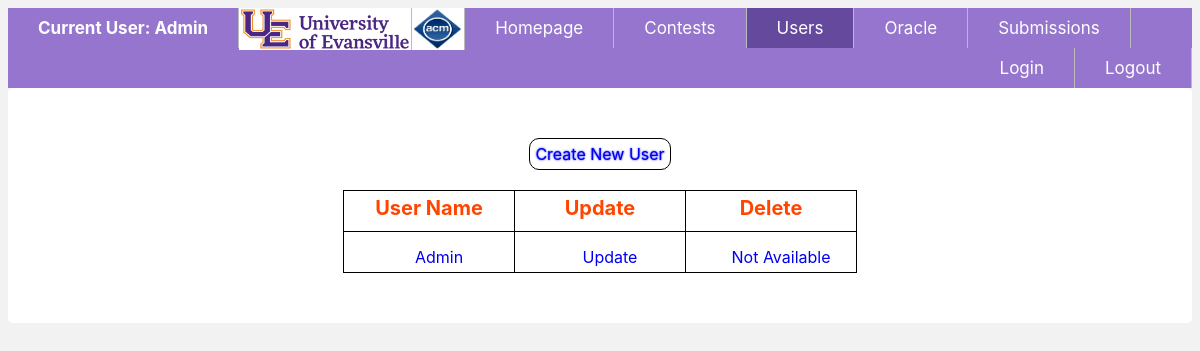
The page /users/ (signed in) on the database its author committed.
### users/models.py (models this page shows, shortened)
class CustomUser(AbstractBaseUser):
    userName        = models.CharField(max_length = 30, unique = True)
    userNameDetail  = models.CharField(max_length = 50, null = True, blank = True)
    userType        = models.CharField(max_length=20,
                                    choices = user_choices,
                                    default = user_choices[1])
    participatingIn  = models.ManyToManyField(Contest, blank = True)
    date_joined     = models.DateTimeField(blank = True, null = True)
    last_login      = models.DateTimeField(blank = True, null = True)
    admin        = models.BooleanField(default = False)
    active       = models.BooleanField(default = True)
    staff        = models.BooleanField(default = False)
    is_superuser    = models.BooleanField(default = False)
    USERNAME_FIELD = 'userName'
    REQUIRED_FIELDS = ['userType', 'password']
    objects = MyAccountManager()
    def get_absolute_url(self):
        return reverse("users:user-detail", kwargs = {"id": self.id})

### users/views.py (the view)
# urls.py: path('', UserListView.as_view(), name = 'user-list'),
@class_view_decorator(custom_login_required)
@class_view_decorator(admin_only_view)
class UserListView(ListView):
    template_name = 'users/user_list.html'
    queryset = CustomUser.objects.all()

### users/templates/users/user_list.html
{% extends 'base.html' %}
{% block content %}
{% load static %}
<div class = "container">
<link rel = "stylesheet" type = "text/css" href = "{% static 'css/style_lists.css' %}" />
    <a href = '{{ instance.get_absolute_url }}create/' id = "createnew"> Create New User</a>
    <br><br>
    <table>
        <tr>
            <th>User Name</th>
            <th>Update</th>
            <th>Delete</th>
        </tr>
    {% for instance in object_list %}
    <tr>
        <td>
        <a href = '{{instance.get_absolute_url }}' >
        {{ instance.userName}}
        </a>
        </td>
    <td><a href = '{{instance.get_absolute_url }}update' > update </a></td>
    {% if request.user.userName != instance.userName %}
        <td><a href = '{{instance.get_absolute_url }}delete' > delete </a></td>
    {% else %}
        <td><a href = "#">Not available</a></td>
    {% endif %}
</tr>
{% endfor %}
</table>
</div>
{% endblock %}

### contest/templates/navbar.html
{% load static %}
<nav>
    <link rel = "stylesheet" type = "text/css" href = "{% static 'css/navbar_style.css' %}" />
    <div id = "menu">
        <ul>
            <li id = "user">
            {% if request.user.userName != None and request.user.userName != "" %}
                        Current User: {{ request.user.userName }}
                    {% else %}
                        Current User: No User Logged In
            {% endif %}
            </li>
            <li><img src = "{% static 'logo/UElogo.jpg' %}" class = "logo1"/></li>
            <li><img src = "{% static 'logo/ACMlogo.png' %}" class = "logo"/></li>
            <li class="{% ifequal request.path '/home/'%} active {% endifequal%}">
                <a href="{% url 'home:homepage-view' %}"> Homepage</a>
            </li>
            <li class="{% if 'contests' in request.build_absolute_uri %} active {% endif%}">
                <a href="{% url 'contests:contest-list' %}"> Contests </a>
            </li>
            <li class="{% if 'users' in request.build_absolute_uri %} active {% endif%}">
                <a href="{% url 'users:user-list' %}"> Users </a>
            </li>
            <li class="{% ifequal request.path '/oracle/'%} active {% endifequal%}">
                <a href="{% url 'oracle:posts-list' %}"> Oracle </a>
            </li>
            <li class="{% ifequal request.path '/submission/'%} active {% endifequal%}">
                <a href="{% url 'submission:submission-list' %}"> Submissions </a>
            </li>
            <li style = "float:right"><a href="{% url 'login:logout-page' %}"> Logout </a></li>
            <li class="{% ifequal request.path '/login/'%} active {% endifequal%}"  style = "float:right">
                <a href="{% url 'login:login-page' %}"> Login </a>
            </li>
        </ul>
    </div>
</nav>

### static/css/navbar_style.css (style rules this page uses)
html { background-color: #f2f2f2; font-family: -apple-system, BlinkMacSystemFont, 'Segoe UI', Roboto, Oxygen, Ubuntu, Cantarell, 'Open Sans', 'Helvetica Neue', sans-serif; }
#menu { background-color: white; }
#menu a { text-decoration: none; display: block; }
#menu ul { list-style-type: none; margin: 0; padding: 0; overflow: hidden; background-color: #9575cd; }
#user { padding: 10px 30px; font-weight: bold; text-transform: capitalize; color: white; }
#menu li { display: block; float: left; text-align: center; border-right: 1px solid #bbb; font-size: 17px; }
#menu li a { color: white; float: left; text-align: center; padding: 10px 30px; text-decoration: none; }
.logo { display: inline-block; vertical-align: top; width: 50px; height: 40px; border: 1px solid white; }
.logo1 { display: inline-block; vertical-align: top; width: 170px; height: 40px; border: 1px solid white; }
#menu ul li.active a { background-color: #65499c; }

### static/css/style_lists.css (style rules this page uses)
.container { position: relative; border-radius: 5px; background-color:white; padding: 50px 25px; text-align: center; font-size: 16px; margin-top: auto; }
table { border: 1px solid black; font-size: 16px; text-align: left; margin-left: auto; margin-right: auto; padding: 20px; border-collapse: collapse; }
td a { display: block; font-size: 16px; }
a { text-decoration: none; }
th { font-size: 20px; color: orangered; }
th, td { border: 1px solid black; width: 160px; height: 30px; text-align: center; vertical-align: middle; padding: 5px; text-transform: capitalize; }
.container th, td, a { vertical-align: text-top; }
#createnew { padding: 5px; border: 1px solid black; border-radius: 10px; display: inline-flex; text-shadow:0 0 2px blue; margin-left: 20px; margin-right: 20px; }
.sublistcontainer th, td a { width: 100%; padding: 10px; height: 10px; white-space: nowrap; text-align: center; }

### rows shown on the page
CustomUser: user.userName "Admin", userName "Admin", shows "Not Available"
